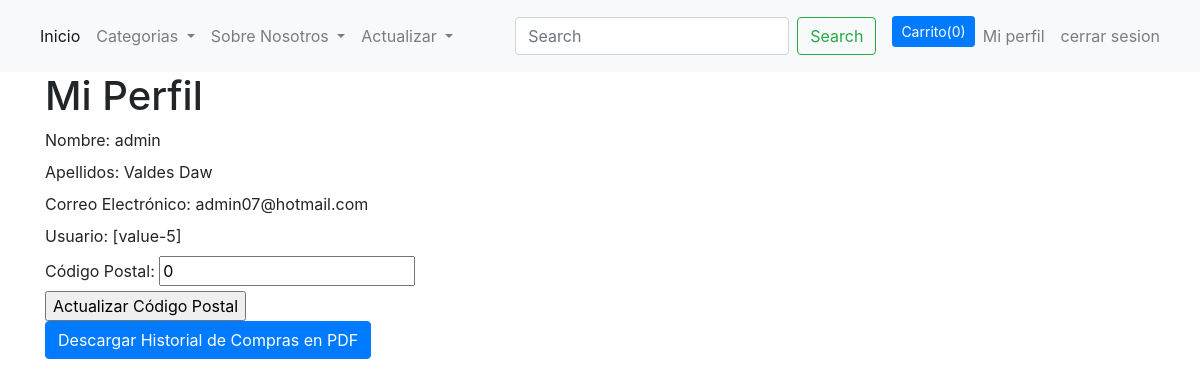
Screenshot of /admin/miperfil.php (signed in) with the database file from the repository.
### tables this page shows
CREATE TABLE `usuario` (
  `id_usuarios` int(11) NOT NULL,
  `nombre` varchar(255) NOT NULL,
  `apellidos` varchar(255) NOT NULL,
  `email` varchar(255) NOT NULL,
  `username` varchar(255) NOT NULL,
  `contrasena` varchar(255) NOT NULL,
  `id_cargo` int(11) NOT NULL DEFAULT 2,
  `codigo_postal` int(5) NOT NULL,
  `numero_telefono` varchar(10) NOT NULL
);

### admin/miperfil.php (the view, shortened to what this page needs)
<?php
include '../admin/carritoA.php';
$correo = $_SESSION['usuario'];
try {
    $query = $pdo->prepare("SELECT * FROM usuario WHERE email = :correo");
    $query->bindParam(':correo', $correo);
    $query->execute();
    if ($query->rowCount() > 0) {
        $usuario = $query->fetch(PDO::FETCH_ASSOC);
} else {
        echo "Usuario no encontrado.";
    }
} catch (PDOException $e) {
    echo "Error al obtener información del usuario: " . $e->getMessage();
}
?>
<!DOCTYPE html>
<html lang="en">
<head>
    <link rel="stylesheet" href="https://cdn.jsdelivr.net/npm/bootstrap@4.6.2/dist/css/bootstrap.min.css"
>
    <link rel="stylesheet" href="https://cdnjs.cloudflare.com/ajax/libs/font-awesome/4.7.0/css/font-awesome.css" />
    <link rel="stylesheet" href="./assets/css/estilos.css">
    <link rel="stylesheet" href="./assets/css/footer.css">
    <link rel="stylesheet" href="./assets/css/cuidadopersonal.css">
    <link rel="stylesheet" href="./assets/css/contacto.css">
    <link rel="stylesheet" href="https://cdnjs.cloudflare.com/ajax/libs/Swiper/4.0.7/css/swiper.min.css">
    <link href="./assets/css/carousel.css" rel="stylesheet" id="bootstrap-css">
    <link rel="stylesheet" href="https://stackpath.bootstrapcdn.com/bootstrap/4.3.1/css/bootstrap.min.css"
>
</head>
<body>
    <header>
        <nav class="navbar navbar-expand-lg navbar-light bg-light">
            <div class="collapse navbar-collapse" id="navbarSupportedContent">
                <ul class="navbar-nav mr-auto">
                    <li class="nav-item active">
                        <a class="nav-link" href="../index.php">Inicio<span class="sr-only">(current)</span></a>
                    </li>
                    <li class="nav-item dropdown">
                    <a class="nav-link dropdown-toggle" href="#" role="button" data-toggle="dropdown"
                            aria-expanded="false">
                            Categorias
                        </a>
                    </li>
                    <li class="nav-item dropdown">
                        <a class="nav-link dropdown-toggle" href="#" role="button" data-toggle="dropdown"
                            aria-expanded="false">
                            Sobre Nosotros
                        </a>
                    </li>
                    <li class="nav-item dropdown">
                        <a class="nav-link dropdown-toggle" href="#" role="button" data-toggle="dropdown"
                            aria-expanded="false">
                            Actualizar
                        </a>
                    </li>
                </ul>
                <form class="form-inline my-2 my-lg-0">
                    <input class="form-control mr-sm-2" type="search" placeholder="Search" aria-label="Search">
                    <button class="btn btn-outline-success my-2 my-sm-0" type="submit">Search</button>
                </form>
            </div>
            <nav class="navbar navbar-expand-lg navbar-light bg-light">
            <ul class="navbar-nav mr-auto">
            <li class="nav-item active">
                        <a class="btn btn-primary btn-sm me-2" href="./vista/carrito.php">Carrito(<?php
                        echo (empty($_SESSION['carrito']))?0:count($_SESSION['carrito']);
                        ?>)</a>
                            </li>
                            <li class="nav-item">
              <a class="nav-link" href="../admin/miperfil.php">Mi perfil</a>
            </li>
            <li class="nav-item">
              <a class="nav-link" href="../vistas/cerrarsesion.php">cerrar sesion</a>
            </li>
                </ul>
            </nav>
        </nav>
    </header>
    <section class="container">
    <div class="perfil-container">
        <h1>Mi Perfil</h1>
        <div class="info">
            <label>Nombre:</label>
            <span><?php echo $usuario['nombre']; ?></span>
        </div>
        <div class="info">
            <label>Apellidos:</label>
            <span><?php echo $usuario['apellidos']; ?></span>
        </div>
        <div class="info">
            <label>Correo Electrónico:</label>
            <span><?php echo $usuario['email']; ?></span>
        </div>
        <div class="info">
            <label>Usuario:</label>
            <span><?php echo $usuario['username']; ?></span>
        </div>
        <form method="POST" action="">
                <div class="info">
                    <label>Código Postal:</label>
                    <span>
                        <input type="text" name="codigo_postal" value="<?php echo $usuario['codigo_postal']; ?>">
                    </span>
                </div>
                <div class="info">
                    <input type="submit" name="submit" value="Actualizar Código Postal">
                </div>
                <div class="info">
         <a href="/vista/pdf.php" target="_blank" class="btn btn-primary">Descargar Historial de Compras en PDF</a>
</div>
        </form>
</div>
</body>
</html>

### assets/css/estilos.css (style rules this page uses)
body { font-family: 'Roboto', sans-serif; background-color: #ECEBEA; text-align: justify; color: #aa3b3b }
nav { background-color: #085979; }
ul { margin:0; padding:0; list-style:none; }

### assets/css/footer.css (style rules this page uses)
body { color: #ccc }

### assets/css/contacto.css (style rules this page uses)
body { background-color: #6b3333; }

### assets/css/carousel.css (style rules this page uses)
body, html { height: 100vh; width: 100%; padding: 0; margin: 0; font-family: 'Montserrat', sans-serif; font-weight: 400; overflow-x: hidden; }

### rows the page displays
usuario: nombre "admin", apellidos "Valdes Daw", email "admin07@hotmail.com", username "[value-5]", codigo_postal "0"
